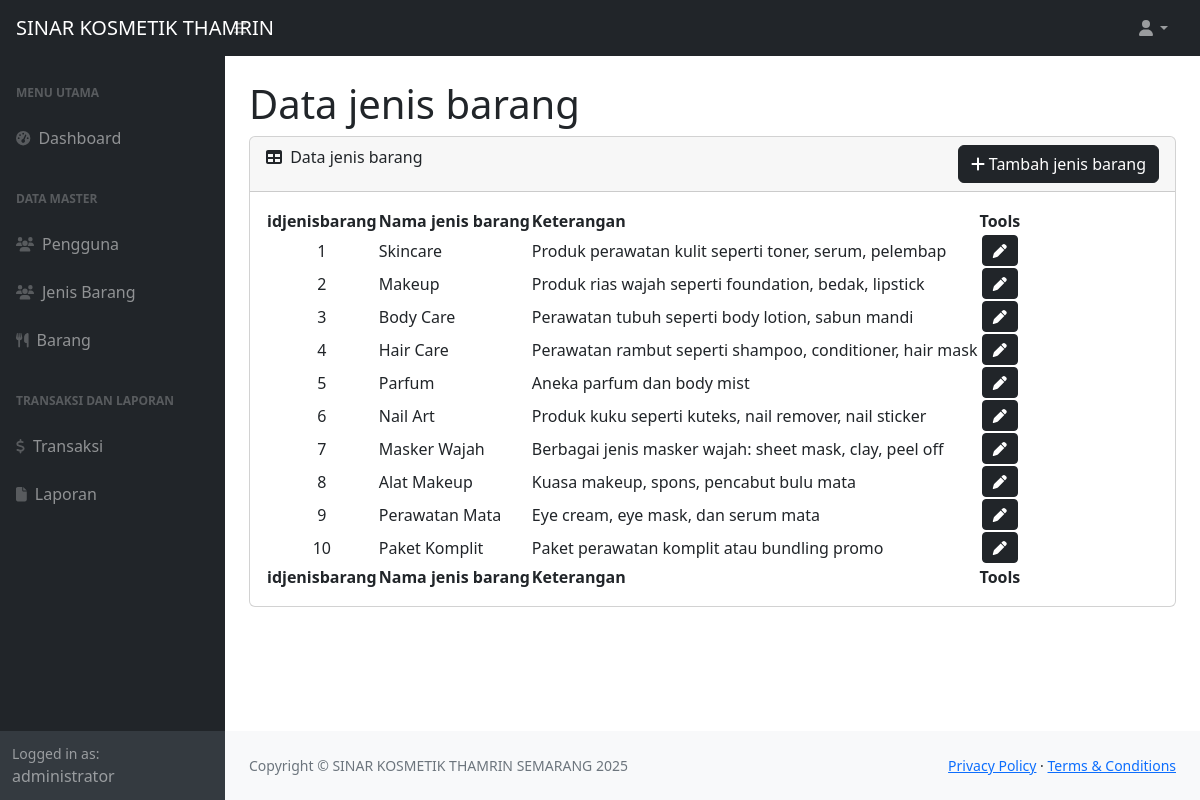
The app's page /administrator/index.php?page=jenisbarang (signed in) with its own data.
### tables this page shows
CREATE TABLE `jenisbarang` (
  `idjenisbarang` int NOT NULL,
  `namajenisbarang` varchar(50) NOT NULL,
  `keteranganjenisbarang` varchar(100) NOT NULL
);

### administrator/jenisbarang.php (the view)
<div class="container-fluid px-4">
    <h1 class="mt-4">Data jenis barang</h1>
    <div class="col-xl-12">
        <div class="card mb-4">
            <div class="card-header">
                <div class="float-start"><i class="fas fa-table me-1"></i>
                    Data jenis barang
                </div>
                <div class="float-end">
                    <a href="index.php?page=tambahjenisbarang" class="btn btn-dark float-right">
                        <span class=" icon text-white-10">
                            <i class="fas fa-plus text-white"></i>
                        </span>
                        <span class="text">Tambah jenis barang</span>
                    </a>
                </div>
            </div>
            <div class="card-body">
                <table id="datatablesSimple">
                    <thead>
                        <tr>
                            <th>idjenisbarang</th>
                            <th>Nama jenis barang</th>
                            <th>Keterangan</th>
                            <th>Tools</th>
                        </tr>
                    </thead>
                    <tfoot>
                        <tr>
                            <th>idjenisbarang</th>
                            <th>Nama jenis barang</th>
                            <th>Keterangan</th>
                            <th>Tools</th>
                        </tr>
                    </tfoot>
                    <tbody>
                        <?php
                        $nomor = 0;
                        $qdata = mysqli_query($sambung, "SELECT * FROM jenisbarang");
                        while ($data = mysqli_fetch_array($qdata))
                        {
                            $nomor++;
                        ?>
                            <tr>
                                <td class="text-center"><?php echo $nomor; ?></td>
                                <td><?php echo $data['namajenisbarang']; ?></td>
                                <td><?php echo $data['keteranganjenisbarang']; ?></td>
                                <td class="text-center">
                                    <a href="index.php?page=editjenisbarang&id=<?php echo $data['idjenisbarang']; ?>" onclick="return confirm('Apakah data akan diedit?')"><button type="button" class="btn btn-dark btn-circle btn-sm"><i class="fas fa-fw fa-pen"></i></button></a>
                                </td>
                            </tr>
                        <?php
                        }
                        ?>
                    </tbody>
                </table>
            </div>
    </div>
</div>

### administrator/index.php (shortened to what this page needs)
<?php
include "../connectdb.php";
?>
<!DOCTYPE html>
<html lang="en">
<head>
    <link href="https://cdn.jsdelivr.net/npm/simple-datatables@7.1.2/dist/style.min.css" rel="stylesheet" />
    <link href="../css/styles.css" rel="stylesheet" />
</head>
<body class="sb-nav-fixed">
    <nav class="sb-topnav navbar navbar-expand navbar-dark bg-dark">
        <a class="navbar-brand ps-3" href="index.php">SINAR KOSMETIK THAMRIN</a>
        <button class="btn btn-link btn-sm order-1 order-lg-0 me-4 me-lg-0" id="sidebarToggle" href="#!"><i class="fas fa-bars"></i></button>
        <ul class="navbar-nav ms-auto ms-md-0 me-3 me-lg-4">
            <li class="nav-item dropdown">
                <a class="nav-link dropdown-toggle" id="navbarDropdown" href="#" role="button" data-bs-toggle="dropdown" aria-expanded="false"><i class="fas fa-user fa-fw"></i></a>
            </li>
        </ul>
    </nav>
    <div id="layoutSidenav">
        <div id="layoutSidenav_nav">
            <nav class="sb-sidenav accordion sb-sidenav-dark" id="sidenavAccordion">
                <div class="sb-sidenav-menu">
                    <div class="nav">
                        <div class="sb-sidenav-menu-heading">Menu Utama</div>
                        <a class="nav-link" href="index.php">
                            <div class="sb-nav-link-icon"><i class="fas fa-tachometer-alt"></i></div>
                            Dashboard
                        </a>
                        <div class="sb-sidenav-menu-heading">Data Master</div>
                        <a class="nav-link" href="index.php?page=pengguna">
                            <div class="sb-nav-link-icon"><i class="fa fa-users"></i></div>
                            Pengguna
                        </a>
                        <a class="nav-link" href="index.php?page=jenisbarang">
                            <div class="sb-nav-link-icon"><i class="fa fa-users"></i></div>
                            Jenis Barang
                        </a>
                        <a class="nav-link" href="index.php?page=barang">
                            <div class="sb-nav-link-icon"><i class="fa fa-utensils"></i></div>
                            Barang
                        </a>
                        <div class="sb-sidenav-menu-heading">Transaksi dan Laporan</div>
                        <a class="nav-link" href="index.php?page=transaksi">
                            <div class="sb-nav-link-icon"><i class="fa fa-dollar"></i></div>
                            Transaksi
                        </a>
                        <a class="nav-link" href="index.php?page=laporan">
                            <div class="sb-nav-link-icon"><i class="fa fa-file"></i></div>
                            Laporan
                        </a>
                    </div>
                </div>
                <div class="sb-sidenav-footer">
                    <div class="small">Logged in as:</div>
                    <?php echo $_SESSION["hakakses"]; ?>
                </div>
            </nav>
        </div>
        <div id="layoutSidenav_content">
            <main>
                <?php
                if (!isset($_GET['page'])) {
                    include "dashboard.php";
                } elseif ($_GET['page'] == 'pengguna') {
                    include "pengguna.php";
                } elseif ($_GET['page'] == 'tambahpengguna') {
                    include "tambahpengguna.php";
                } elseif ($_GET['page'] == 'editpengguna') {
                    include "editpengguna.php";
                } elseif ($_GET['page'] == 'jenisbarang') {
                    include "jenisbarang.php";
                } elseif ($_GET['page'] == 'tambahjenisbarang') {
                    include "tambahjenisbarang.php";
                } elseif ($_GET['page'] == 'editjenisbarang') {
                    include "editjenisbarang.php";
                } elseif ($_GET['page'] == 'barang') {
                    include "barang.php";
                }  elseif ($_GET['page'] == 'tambahbarang') {
                    include "tambahbarang.php";
                }elseif ($_GET['page'] == 'editbarang') {
                    include "editbarang.php";
                } elseif ($_GET['page'] == 'staff') {
                    include "staff.php";
                }  elseif ($_GET['page'] == 'tambahstaff') {
                    include "tambahstaff.php";
                } elseif ($_GET['page'] == 'editstaff') {
                    include "editstaff.php";
                } elseif ($_GET['page'] == 'transaksi') {
                    include "transaksi.php";
                } elseif ($_GET['page'] == 'tambahtransaksi') {
                    include "tambahtransaksi.php";
                } elseif ($_GET['page'] == 'laporan') {
                    include "laporan.php";
                }
                ?>
            </main>
            <footer class="py-4 bg-light mt-auto">
                <div class="container-fluid px-4">
                    <div class="d-flex align-items-center justify-content-between small">
                        <div class="text-muted">Copyright &copy; SINAR KOSMETIK THAMRIN SEMARANG 2025</div>
                        <div>
                            <a href="#">Privacy Policy</a>
                            &middot;
                            <a href="#">Terms &amp; Conditions</a>
                        </div>
                    </div>
                </div>
            </footer>
        </div>
    </div>
</body>
</html>

### records on screen
jenisbarang: namajenisbarang "Skincare", keteranganjenisbarang "Produk perawatan kulit seperti toner, serum, pelembap"
jenisbarang: namajenisbarang "Makeup", keteranganjenisbarang "Produk rias wajah seperti foundation, bedak, lipstick"
jenisbarang: namajenisbarang "Body Care", keteranganjenisbarang "Perawatan tubuh seperti body lotion, sabun mandi"
jenisbarang: namajenisbarang "Hair Care", keteranganjenisbarang "Perawatan rambut seperti shampoo, conditioner, hair mask"
jenisbarang: namajenisbarang "Parfum", keteranganjenisbarang "Aneka parfum dan body mist"
jenisbarang: namajenisbarang "Nail Art", keteranganjenisbarang "Produk kuku seperti kuteks, nail remover, nail sticker"
jenisbarang: namajenisbarang "Masker Wajah", keteranganjenisbarang "Berbagai jenis masker wajah: sheet mask, clay, peel off"
jenisbarang: namajenisbarang "Alat Makeup", keteranganjenisbarang "Kuasa makeup, spons, pencabut bulu mata"
jenisbarang: namajenisbarang "Perawatan Mata", keteranganjenisbarang "Eye cream, eye mask, dan serum mata"
jenisbarang: namajenisbarang "Paket Komplit", keteranganjenisbarang "Paket perawatan komplit atau bundling promo"

### other values on screen
$_SESSION["hakakses"] "administrator"
